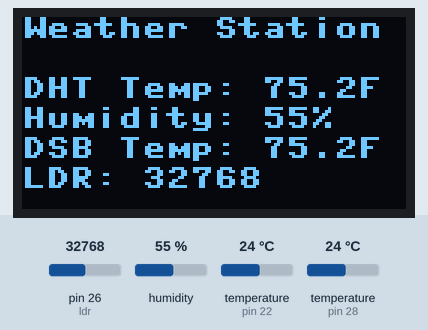
Bench run of a program on a simulated MicroPython board. On the bench: 128×64 one-colour display. Inputs (shaded band) come from the test bench; at power-on: humidity 55 %, temperature (sensors on pin 22, pin 28) 24 °C, pin 26 (ldr) = 32768 (analog values on the 0–65535 scale). Files the program writes start out absent; the clock reads 2024-03-15 10:24:30 at power-on unless the program sets it.

Above: at 1.7 s.
1.8 s: humidity set to 22 %
At 5.4 s:
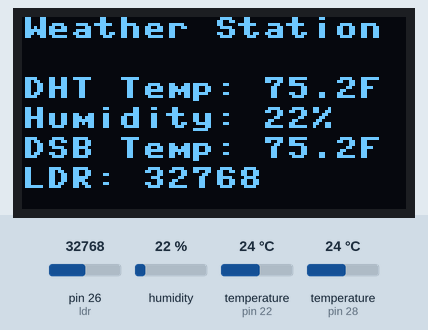
5.8 s: temperature (sensor on pin 22) set to 12 °C
At 7.6 s:
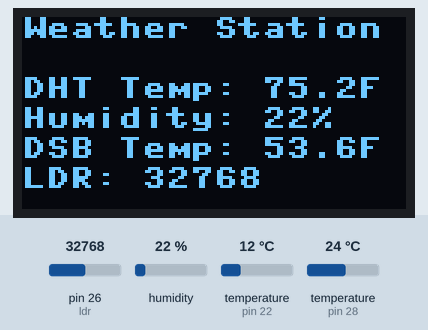
9.8 s: pin 26 (ldr) set to 45874
At 10.8 s:
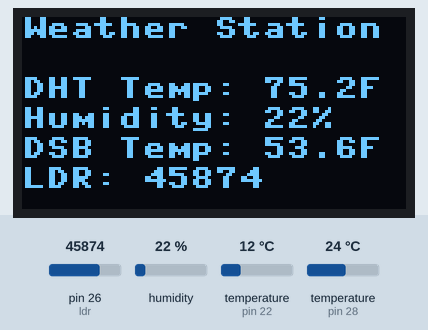
13.8 s: temperature (sensor on pin 28) set to 12 °C
At 17.2 s:
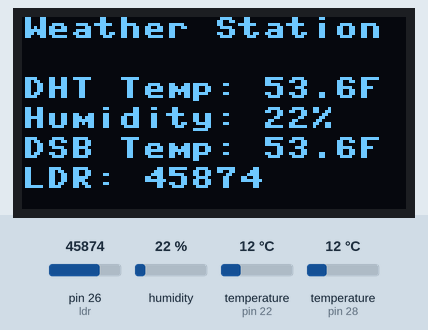
17.9 s: temperature (sensor on pin 22) set to 19 °C
At 20.5 s:
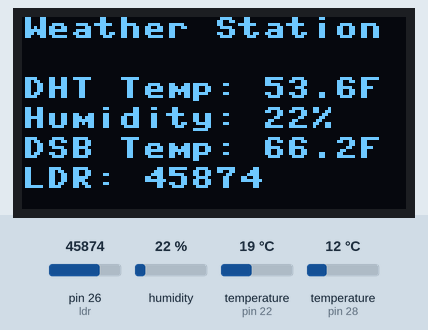
21.9 s: pin 26 (ldr) set to 63568
At 23.7 s:
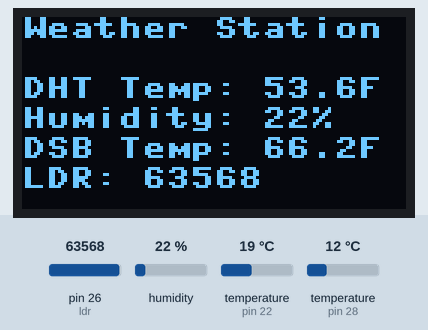
Timing chart, 0 to 25.2 s (numbered marks = the images above; inputs shaded):
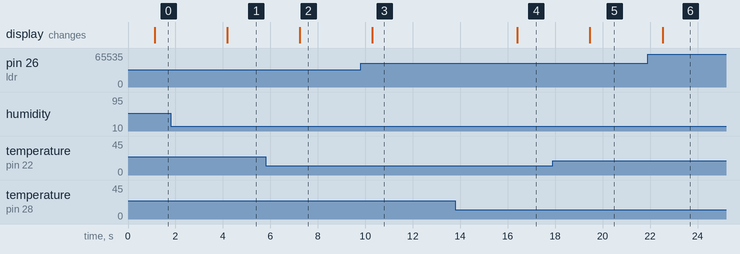

Measured:
- after the input at 1.8 s, the display: changes after 2.4 s (image 1)
- after the input at 5.8 s, the display: changes after 1.4 s (image 2)
- after the input at 9.8 s, the display: changes after 0.49 s (image 3)
- after the input at 13.8 s, the display: changes after 2.6 s (image 4)
- after the input at 17.9 s, the display: changes after 1.6 s (image 5)
- after the input at 21.9 s, the display: changes after 0.63 s (image 6)

The program:

Micropy_Weather_Station_V1_NOV292024.py
```python
import machine
import ssd1306
import dht
import onewire
import ds18x20
import sdcard
import os
import time

i2c = machine.I2C(1, scl=machine.Pin(7), sda=machine.Pin(6))

oled_width = 128
oled_height = 64
oled = ssd1306.SSD1306_I2C(oled_width, oled_height, i2c)

dht11 = dht.DHT11(machine.Pin(28))

ds_pin = machine.Pin(22)
ds_sensor = ds18x20.DS18X20(onewire.OneWire(ds_pin))

roms = ds_sensor.scan()
if not roms:
    raise Exception("No DS18B20 devices found!")
ds_rom = roms[0]

ldr = machine.ADC(machine.Pin(26))

spi = machine.SPI(0, sck=machine.Pin(2), mosi=machine.Pin(3), miso=machine.Pin(4))
cs = machine.Pin(5, machine.Pin.OUT)
sd = sdcard.SDCard(spi, cs)
os.mount(sd, "/sd")

def log_data():
    try:
        dht11.measure()
        temp_dht_c = dht11.temperature()
        hum = dht11.humidity()
        ds_sensor.convert_temp()
        time.sleep(1)
        temp_ds_c = ds_sensor.read_temp(ds_rom)
        temp_dht_f = temp_dht_c * 9 / 5 + 32
        temp_ds_f = temp_ds_c * 9 / 5 + 32
        ldr_value = ldr.read_u16()

        with open("/sd/weather_data.csv", "a") as file:
            file.write(f"{time.localtime()},{temp_dht_c},{temp_dht_f},{hum},{temp_ds_c},{temp_ds_f},{ldr_value}\n")
    except OSError as e:
        print(f"Error logging data: {e}")

def display_data():
    try:
        dht11.measure()
        temp_dht_c = dht11.temperature()
        hum = dht11.humidity()
        ds_sensor.convert_temp()
        time.sleep(1)
        temp_ds_c = ds_sensor.read_temp(ds_rom)
        temp_dht_f = temp_dht_c * 9 / 5 + 32
        temp_ds_f = temp_ds_c * 9 / 5 + 32
        ldr_value = ldr.read_u16()

        oled.fill(0)
        oled.text("Weather Station", 0, 0)
        oled.text(f"DHT Temp: {temp_dht_f}F", 0, 20)
        oled.text(f"Humidity: {hum}%", 0, 30)
        oled.text(f"DSB Temp: {temp_ds_f}F", 0, 40)
        oled.text(f"LDR: {ldr_value}", 0, 50)
        oled.show()
    except OSError as e:
        print(f"Error displaying data: {e}")

log_interval = 1800  # 30 minutes in seconds
last_log_time = time.time()

while True:
    display_data()
    current_time = time.time()
    if current_time - last_log_time >= log_interval:
        log_data()
        last_log_time = current_time
    time.sleep(2)  # Update display every 2 seconds
```
